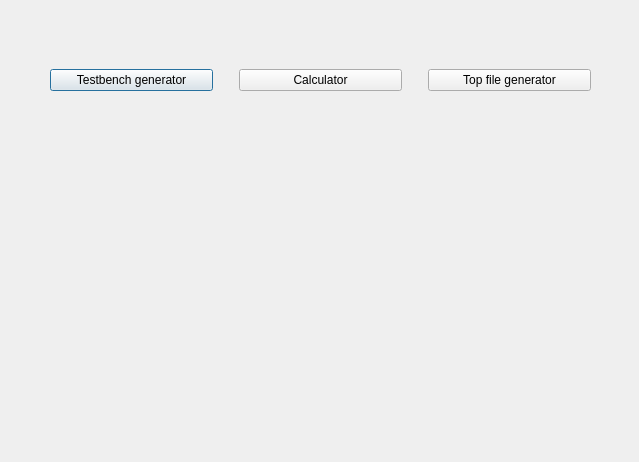
<?xml version="1.0" encoding="UTF-8"?>
<ui version="4.0">
 <class>HDLHelper</class>
 <widget class="QDialog" name="HDLHelper">
  <property name="geometry">
   <rect>
    <x>0</x>
    <y>0</y>
    <width>639</width>
    <height>462</height>
   </rect>
  </property>
  <property name="windowTitle">
   <string>Dialog</string>
  </property>
  <widget class="QWidget" name="horizontalLayoutWidget">
   <property name="geometry">
    <rect>
     <x>50</x>
     <y>40</y>
     <width>541</width>
     <height>80</height>
    </rect>
   </property>
   <layout class="QHBoxLayout" name="horizontalLayout">
    <item>
     <widget class="QPushButton" name="testbench_generator_button">
      <property name="text">
       <string>Testbench generator</string>
      </property>
     </widget>
    </item>
    <item>
     <spacer name="horizontalSpacer">
      <property name="orientation">
       <enum>Qt::Horizontal</enum>
      </property>
      <property name="sizeType">
       <enum>QSizePolicy::Fixed</enum>
      </property>
      <property name="sizeHint" stdset="0">
       <size>
        <width>20</width>
        <height>20</height>
       </size>
      </property>
     </spacer>
    </item>
    <item>
     <widget class="QPushButton" name="calculator_button">
      <property name="text">
       <string>Calculator</string>
      </property>
     </widget>
    </item>
    <item>
     <spacer name="horizontalSpacer_2">
      <property name="orientation">
       <enum>Qt::Horizontal</enum>
      </property>
      <property name="sizeType">
       <enum>QSizePolicy::Fixed</enum>
      </property>
      <property name="sizeHint" stdset="0">
       <size>
        <width>20</width>
        <height>20</height>
       </size>
      </property>
     </spacer>
    </item>
    <item>
     <widget class="QPushButton" name="top_file_generator_button">
      <property name="text">
       <string>Top file generator</string>
      </property>
     </widget>
    </item>
   </layout>
  </widget>
  <widget class="QWidget" name="horizontalLayoutWidget_2">
   <property name="geometry">
    <rect>
     <x>50</x>
     <y>140</y>
     <width>541</width>
     <height>80</height>
    </rect>
   </property>
   <layout class="QHBoxLayout" name="horizontalLayout_2"/>
  </widget>
 </widget>
 <resources/>
 <connections/>
</ui>
